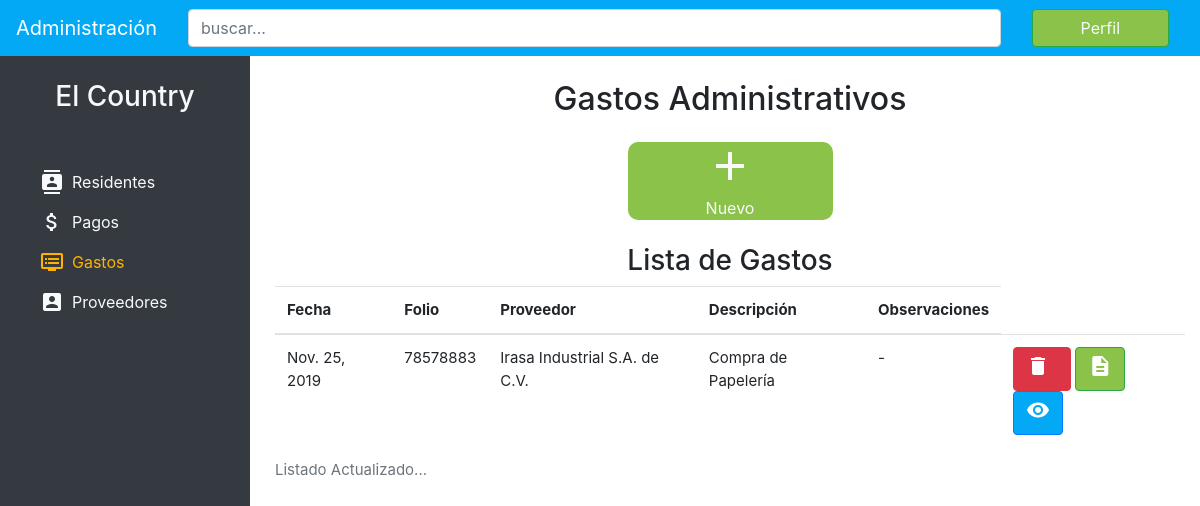
The page /expenses/ on the database its author committed.
### expenses/models.py (models this page shows, shortened)
class Expenses(models.Model):
    date = models.DateField(verbose_name="fecha")
    folio = models.CharField(max_length=50, verbose_name="folio")
    provider = models.CharField(max_length=200, verbose_name="proveedor")
    description = models.CharField(max_length=200, verbose_name="descripción")
    notes = models.CharField(max_length=300, verbose_name="observaciones adicionales")
    class Meta:
        verbose_name = "Gasto"
        verbose_name_plural = "Gastos"
        ordering = ['-date']

### expenses/views.py (the view)
# urls.py: path('', views.expenses_list, name='expenses'),
def expenses_list(request):
    expenses_listed = Expenses.objects.all()
    context = {
        'expenses_listed' : expenses_listed,
    }
    return render(request, 'expenses/expenses.html', context)

### expenses/templates/expenses/expenses.html
{% extends 'resident/base.html' %}{%block title%}Proveedores{% endblock %}{% block content %}
<main class="pt-4">
    <div class="container">
        <h2 class="text-center mb-4">Gastos Administrativos</h2>
        <div class="row text-center panel justify-content-center align-middle">
            <div class="col-lg-3 col-md-6 col-12">
                <div class="boton bg-success d-flex align-items-center justify-content-center">
                    <a href="{% url 'add-expense' %}" class="text-light">
                        <i class="material-icons">add</i>
                        <p class="m-0">Nuevo</p>
                    </a>
                </div>
            </div>
        </div>
        <h3 class="text-center mt-4">Lista de Gastos</h3>
        <table class="table">
            <caption>Listado Actualizado...</caption>
            <thead>
                <tr>
                    <th scope="col">Fecha</th>
                    <th scope="col">Folio</th>
                    <th scope="col">Proveedor</th>
                    <th scope="col">Descripción</th>
                    <th scope="col">Observaciones</th>
                </tr>
            </thead>
            <tbody>
            {% if expenses_listed %} {% for expense in expenses_listed %}
                <tr>
                    <td>{{ expense.date}}</td>
                    <td>{{ expense.folio}}</td>
                    <td>{{ expense.provider}}</td>
                    <td>{{ expense.description}}</td>
                    <td>{{ expense.notes}}</td>
                    <td>
                        <a href="#" class="btn btn-danger"><i class="material-icons mr-2">delete</i></a>
                        <a href="#" class="btn btn-success"><i class="material-icons">description</i></a>
                        <a href="#" class="btn btn-primary"><i class="material-icons">visibility</i></a>
                    </td>
                </tr>
            {% endfor %}
            {% endif %}
            </tbody>
        </table>
    </div>
</main>
{% endblock %}

### resident/static/resident/css/styles.css (style rules this page uses)
:root { --primero: #8bc34a; --segundo: #03a9f4; --tercero: #ab47bc; --cuarto: #ffb300; --gris: #ecf0f5; --azul: #25476a; }
html { height: 100%; }
body { min-height: 100%; }
.bg-success, .btn-success { background-color: #8bc34a!important; }
.btn-primary, .bg-primary { background-color: #03a9f4!important; }
main { margin-left: 260px; position: relative; left: 0; min-height: 100%; }
.boton { min-height: 40px; border-radius: 10px; ; }
.boton i { font-size: 3rem; }
.table { font-size: 15px; }

### rows shown on the page
Expenses: date "Nov. 25, 2019", folio "78578883", provider "Irasa Industrial S.A. de C.V.", description "Compra de Papelería", notes "-"
